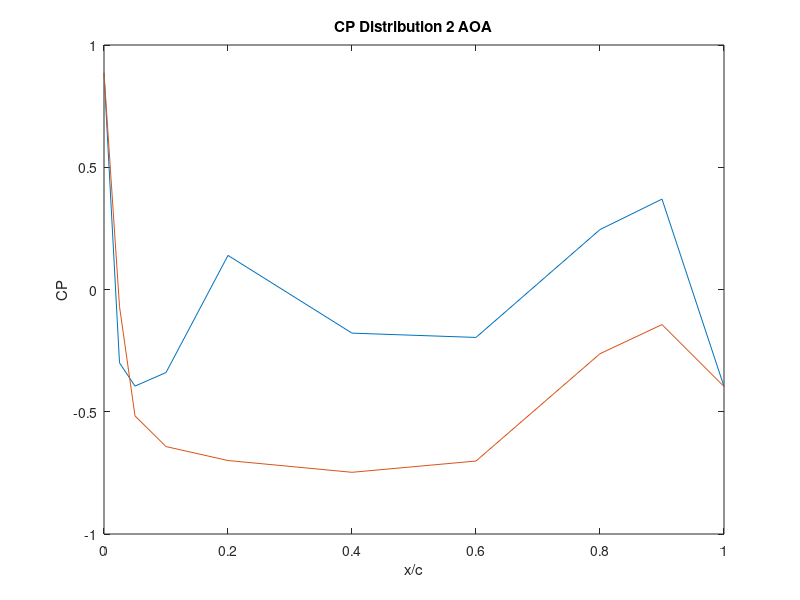

Recreate this plot in MATLAB.
%Lab 2 Data Analysis 
clear;
clc;
close all

xc_location=[0,0.025,0.05,0.10,0.20,0.40,0.60,0.80,0.90,1];

%Coarse Pressure Distribution Data Load

Zero_degree_coarse=load("oc.dat");
Neg_2_degree_coarse=load("Neg_2c.dat");
%Neg_4_degree_coarse=load("4c.dat");
Pos_2_degree_coarse=load("2c.dat");
Pos_4_degree_coarse=load("4c.dat");

%Fine Pressure Distribution Data Load
Zero_degree_fine=load('0f.dat');
Neg_2_degree_fine=load("Neg_2f.dat");
Neg_4_degree_fine=load("Neg_4f.dat");
Pos_2_degree_fine=load("2f.dat");
Pos_4_degree_fine=load("4f.dat");


%P19 Is Static Pressure, P20 is Total Pressure
%Parse the data for the 19th and 20th columns


%Coarse Data
P_19_Zero_degree_coarse=Zero_degree_coarse(:,19);
P_19_Neg_2_degree_coarse=Neg_2_degree_coarse(:,19);
P_19_Pos_2_degree_coarse=Pos_2_degree_coarse(:,19);
%P_19_Neg_4_degree_coarse=Neg_4_degree_coarse(:,19);
P_19_Pos_4_degree_coarse=Pos_4_degree_coarse(:,19);

P_20_Zero_degree_coarse=Zero_degree_coarse(:,20);
P_20_Neg_2_degree_coarse=Neg_2_degree_coarse(:,20);
P_20_Pos_2_degree_coarse=Pos_2_degree_coarse(:,20);
%P_20_Neg_4_degree_coarse=Neg_4_degree_coarse(:,20);
P_20_Pos_4_degree_coarse=Pos_4_degree_coarse(:,20);



%Fine Data
P_19_Zero_degree_fine=Zero_degree_fine(:,19);
P_19_Neg_2_degree_fine=Neg_2_degree_fine(:,19);
P_19_Pos_2_degree_fine=Pos_2_degree_fine(:,19);
P_19_Neg_4_degree_fine=Neg_4_degree_fine(:,19);
P_19_Pos_4_degree_fine=Neg_4_degree_fine(:,19);

P_20_Zero_degree_fine=Zero_degree_fine(:,20);
P_20_Neg_2_degree_fine=Neg_2_degree_fine(:,20);
P_20_Pos_2_degree_fine=Pos_2_degree_fine(:,20);
P_20_Neg_4_degree_fine=Neg_4_degree_fine(:,20);
P_20_Pos_4_degree_fine=Neg_4_degree_fine(:,20);



%Find the mean of data
%Coarse Data
P_19_Zero_degree_coarse_mean=mean(P_19_Zero_degree_coarse);
P_19_Neg_2_degree_coarse_mean=mean(P_19_Neg_2_degree_coarse);
P_19_Pos_2_degree_coarse_mean=mean(P_19_Pos_2_degree_coarse);
%P_19_Neg_4_degree_coarse_mean=mean(P_19_Neg_4_degree_coarse);
P_19_Pos_4_degree_coarse_mean=mean(P_19_Pos_4_degree_coarse);

P_20_Zero_degree_coarse_mean=mean(P_20_Zero_degree_coarse);
P_20_Neg_2_degree_coarse_mean=mean(P_20_Neg_2_degree_coarse);
P_20_Pos_2_degree_coarse_mean=mean(P_20_Pos_2_degree_coarse);
%P_20_Neg_4_degree_coarse_mean=mean(P_20_Neg_4_degree_coarse);
P_20_Pos_4_degree_coarse_mean=mean(P_20_Pos_4_degree_coarse);

%Fine Data
P_19_Zero_degree_fine_mean=mean(P_19_Zero_degree_fine);
P_19_Neg_2_degree_fine_mean=mean(P_19_Neg_2_degree_fine);
P_19_Pos_2_degree_fine_mean=mean(P_19_Pos_2_degree_fine);
P_19_Neg_4_degree_fine_mean=mean(P_19_Neg_4_degree_fine);
P_19_Pos_4_degree_fine_mean=mean(P_19_Pos_4_degree_fine);

P_20_Zero_degree_fine_mean=mean(P_20_Zero_degree_fine);
P_20_Neg_2_degree_fine_mean=mean(P_20_Neg_2_degree_fine);
P_20_Pos_2_degree_fine_mean=mean(P_20_Pos_2_degree_fine);
P_20_Neg_4_degree_fine_mean=mean(P_20_Neg_4_degree_fine);
P_20_Pos_4_degree_fine_mean=mean(P_20_Pos_4_degree_fine);


%Get Average Pressure for each port and calculate CP
%-4 degrees
for i=1:(size(Neg_4_degree_fine,2)-2)
    P_Neg_4_fine_port(i)=mean(Neg_4_degree_fine(:,i));
    CP_Neg_4_fine(i)=(P_Neg_4_fine_port(i)-P_19_Neg_4_degree_fine_mean)/(P_19_Neg_4_degree_fine_mean-P_20_Neg_4_degree_fine_mean)*(-1);
end

%-2 degrees
for i=1:(size(Neg_2_degree_coarse,2)-2)
    P_Neg_2_coarse_port(i)=mean(Neg_2_degree_coarse(:,i));
    CP_Neg_2_coarse(i)=(P_Neg_2_coarse_port(i)-P_19_Neg_2_degree_coarse_mean)/(P_19_Neg_2_degree_coarse_mean-P_20_Neg_2_degree_coarse_mean)*(-1);
end

%Zero Degrees
for i=1:(size(Zero_degree_coarse,2)-2)
    P_zero_coarse_port(i)=mean(Zero_degree_coarse(:,i));
    CP_zero_coarse(i)=(P_zero_coarse_port(i)-P_19_Zero_degree_coarse_mean)/(P_19_Zero_degree_coarse_mean-P_20_Zero_degree_coarse_mean)*(-1);
end


%2 degrees
for i=1:(size(Pos_2_degree_coarse,2)-2)
    P_Pos_2_coarse_port(i)=mean(Pos_2_degree_coarse(:,i));
    CP_Pos_2_coarse(i)=(P_Pos_2_coarse_port(i)-P_19_Pos_2_degree_coarse_mean)/(P_19_Pos_2_degree_coarse_mean-P_20_Pos_2_degree_coarse_mean)*(-1);
end


%4 degrees
for i=1:(size(Pos_4_degree_coarse,2)-2)
    P_Pos_4_coarse_port(i)=mean(Pos_4_degree_coarse(:,i));
    CP_Pos_4_coarse(i)=(P_Pos_4_coarse_port(i)-P_19_Pos_4_degree_coarse_mean)/(P_19_Pos_4_degree_coarse_mean-P_20_Pos_4_degree_coarse_mean)*(-1);
end


Zero_CP_Upper=CP_zero_coarse(1:1:10);
Zero_CP_Lower=[CP_zero_coarse(1,1),CP_zero_coarse(1,11:18),CP_zero_coarse(1,10)];

pos2_CP_Upper=CP_Pos_2_coarse(1:1:10);
pos2_CP_Lower=[CP_Pos_2_coarse(1,1),CP_Pos_2_coarse(1,11:18),CP_Pos_2_coarse(1,10)];


pos4_CP_Upper=CP_Pos_4_coarse(1:1:10);
pos4_CP_Lower=[CP_Pos_4_coarse(1,1),CP_Pos_4_coarse(1,11:18),CP_Pos_4_coarse(1,10)];

neg4_CP_Upper=CP_Neg_4_fine(1:1:10);
neg4_CP_Lower=[CP_Neg_4_fine(1,1),CP_Neg_4_fine(1,11:18),CP_Neg_4_fine(1,10)];

neg2_CP_Upper=CP_Neg_2_coarse(1:1:10);
neg2_CP_Lower=[CP_Neg_2_coarse(1,1),CP_Neg_2_coarse(1,11:18),CP_Neg_2_coarse(1,10)];




cl_zero=trapz(Zero_CP_Upper-Zero_CP_Lower,xc_location);
cl_pos2=trapz(pos2_CP_Upper-pos2_CP_Lower,xc_location);
cl_neg2=trapz(neg2_CP_Upper-neg2_CP_Lower,xc_location);
cl_pos4=trapz(pos4_CP_Upper-pos4_CP_Lower,xc_location);
cl_neg4=trapz(neg4_CP_Upper-neg4_CP_Lower,xc_location);





neg4_le_moment=-trapz((neg4_CP_Upper-neg4_CP_Lower)*0.30/4,xc_location);
neg2_le_moment=-trapz((neg2_CP_Upper-neg2_CP_Lower)*0.30/4,xc_location);
zero_le_moment=-trapz((Zero_CP_Upper-Zero_CP_Lower)*0.30/4,xc_location);
pos2_le_moment=-trapz((pos2_CP_Upper-pos2_CP_Lower)*0.30/4,xc_location);
pos4_le_moment=-trapz((pos4_CP_Upper-pos4_CP_Lower)*0.30/4,xc_location);



neg4_qc_moment=-trapz((neg4_CP_Upper-neg4_CP_Lower)*(0.30/4-0.25),xc_location)
neg2_qc_moment=-trapz((neg2_CP_Upper-neg2_CP_Lower)*(0.30/4-0.25),xc_location)
zero_qc_moment=-trapz((Zero_CP_Upper-Zero_CP_Lower)*(0.30/4-0.25),xc_location)
pos2_qc_moment=-trapz((pos2_CP_Upper-pos2_CP_Lower)*(0.30/4-0.25),xc_location)
pos4_qc_moment=-trapz((pos4_CP_Upper-pos4_CP_Lower)*(0.30/4-0.25),xc_location)


%plot CP Distribution
%plot(xc_location,CP_zero_coarse);
plot(xc_location,pos2_CP_Lower)
hold on 
plot(xc_location,pos2_CP_Upper)
title('CP Distribution 2 AOA')
xlabel("x/c")
ylabel("CP")

